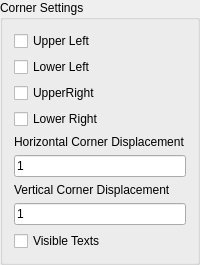
              <widget class="QGroupBox" name="groupBox6_2_2">
               <property name="enabled">
                <bool>true</bool>
               </property>
               <property name="title">
                <string>Corner Settings</string>
               </property>
               <property name="flat">
                <bool>true</bool>
               </property>
               <layout class="QVBoxLayout">
                <item>
                 <layout class="QVBoxLayout">
                  <item>
                   <layout class="QVBoxLayout">
                    <item>
                     <widget class="QCheckBox" name="chkUpperLeftCornerGeoText">
                      <property name="text">
                       <string>Upper Left</string>
                      </property>
                     </widget>
                    </item>
                    <item>
                     <widget class="QCheckBox" name="chkLowerLeftCornerGeoText">
                      <property name="text">
                       <string>Lower Left</string>
                      </property>
                     </widget>
                    </item>
                   </layout>
                  </item>
                  <item>
                   <layout class="QVBoxLayout">
                    <item>
                     <widget class="QCheckBox" name="chkUpperRightCornerGeoText">
                      <property name="text">
                       <string>UpperRight</string>
                      </property>
                     </widget>
                    </item>
                    <item>
                     <widget class="QCheckBox" name="chkLowerRightCornerGeoText">
                      <property name="text">
                       <string>Lower Right</string>
                      </property>
                     </widget>
                    </item>
                   </layout>
                  </item>
                  <item>
                   <layout class="QVBoxLayout">
                    <item>
                     <widget class="QLabel" name="lbCornerGeoHorizontalDisplacement">
                      <property name="text">
                       <string>Horizontal Corner Displacement</string>
                      </property>
                      <property name="wordWrap">
                       <bool>false</bool>
                      </property>
                     </widget>
                    </item>
                    <item>
                     <widget class="QLineEdit" name="lneCornerHrzGeoDisplacement">
                      <property name="text">
                       <string>1</string>
                      </property>
                     </widget>
                    </item>
                   </layout>
                  </item>
                  <item>
                   <layout class="QVBoxLayout">
                    <item>
                     <widget class="QLabel" name="lbCornerGeoVerticalDisplacement">
                      <property name="text">
                       <string>Vertical Corner Displacement</string>
                      </property>
                      <property name="wordWrap">
                       <bool>false</bool>
                      </property>
                     </widget>
                    </item>
                    <item>
                     <widget class="QLineEdit" name="lneCornerVrtGeoDisplacement">
                      <property name="text">
                       <string>1</string>
                      </property>
                     </widget>
                    </item>
                   </layout>
                  </item>
                 </layout>
                </item>
                <item>
                 <widget class="QCheckBox" name="chkVisibleCornerTextsGeoText">
                  <property name="text">
                   <string>Visible Texts</string>
                  </property>
                 </widget>
                </item>
               </layout>
              </widget>
